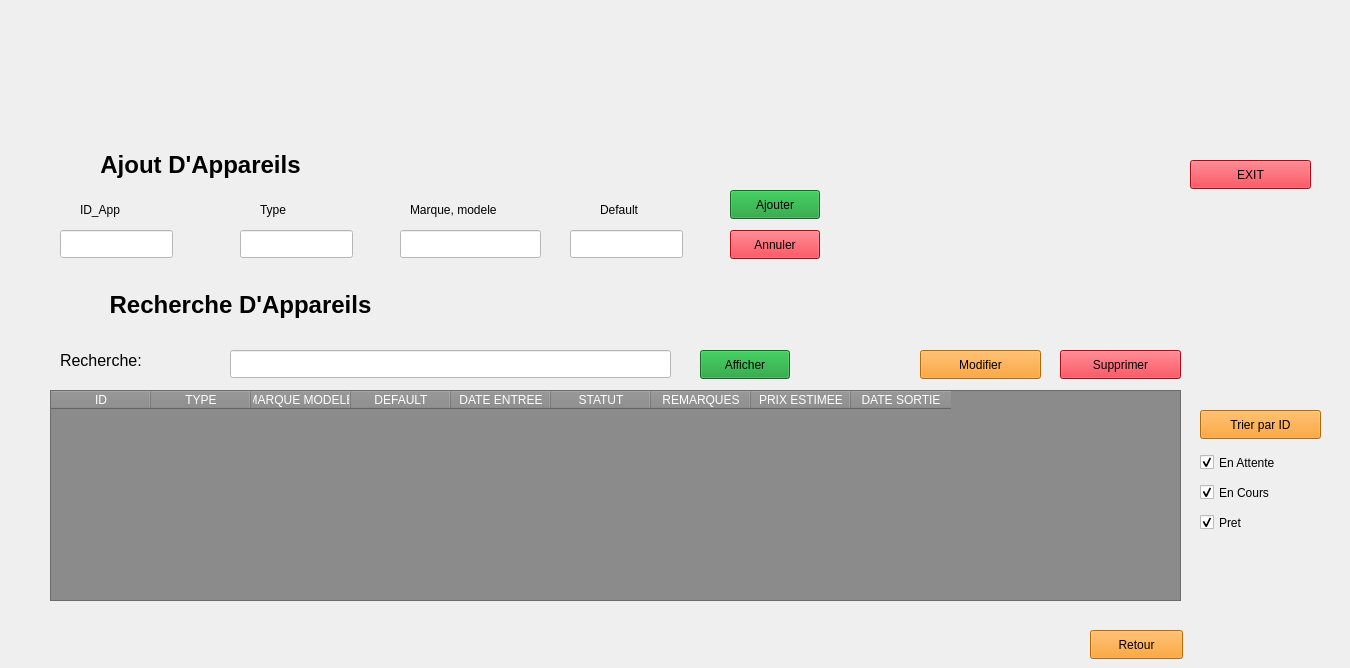
    <widget class="QWidget" name="menu_appareil">
     <widget class="QStackedWidget" name="stackedWidget_5">
      <property name="geometry">
       <rect>
        <x>30</x>
        <y>130</y>
        <width>1311</width>
        <height>471</height>
       </rect>
      </property>
      <property name="currentIndex">
       <number>0</number>
      </property>
      <widget class="QWidget" name="page_33">
       <widget class="QLabel" name="label_120">
        <property name="geometry">
         <rect>
          <x>380</x>
          <y>70</y>
          <width>141</width>
          <height>20</height>
         </rect>
        </property>
        <property name="text">
         <string>Marque, modele</string>
        </property>
       </widget>
       <widget class="QCheckBox" name="checkBox_7">
        <property name="geometry">
         <rect>
          <x>1170</x>
          <y>380</y>
          <width>92</width>
          <height>25</height>
         </rect>
        </property>
        <property name="text">
         <string>Pret</string>
        </property>
        <property name="checked">
         <bool>true</bool>
        </property>
       </widget>
       <widget class="QPushButton" name="pushButton_42">
        <property name="geometry">
         <rect>
          <x>890</x>
          <y>220</y>
          <width>121</width>
          <height>29</height>
         </rect>
        </property>
        <property name="styleSheet">
         <string notr="true">background-color: rgb(253, 145, 4);</string>
        </property>
        <property name="text">
         <string>Modifier</string>
        </property>
       </widget>
       <widget class="QLineEdit" name="type_3">
        <property name="geometry">
         <rect>
          <x>210</x>
          <y>100</y>
          <width>113</width>
          <height>28</height>
         </rect>
        </property>
        <property name="whatsThis">
         <string>&lt;html&gt;&lt;head/&gt;&lt;body&gt;&lt;p&gt;&lt;br/&gt;&lt;/p&gt;&lt;/body&gt;&lt;/html&gt;</string>
        </property>
        <property name="styleSheet">
         <string notr="true">color: rgb(15, 15, 15);
background-color: rgb(255, 255, 255); </string>
        </property>
        <property name="text">
         <string/>
        </property>
       </widget>
       <widget class="QPushButton" name="btnaff_7">
        <property name="geometry">
         <rect>
          <x>700</x>
          <y>60</y>
          <width>90</width>
          <height>29</height>
         </rect>
        </property>
        <property name="styleSheet">
         <string notr="true">background-color: rgb(18, 153, 45);</string>
        </property>
        <property name="text">
         <string>Ajouter</string>
        </property>
       </widget>
       <widget class="QLineEdit" name="mm_3">
        <property name="geometry">
         <rect>
          <x>370</x>
          <y>100</y>
          <width>141</width>
          <height>28</height>
         </rect>
        </property>
        <property name="styleSheet">
         <string notr="true">color: rgb(15, 15, 15);
background-color: rgb(255, 255, 255); </string>
        </property>
       </widget>
       <widget class="QTableWidget" name="tabaff_3">
        <property name="geometry">
         <rect>
          <x>20</x>
          <y>260</y>
          <width>1131</width>
          <height>211</height>
         </rect>
        </property>
        <property name="minimumSize">
         <size>
          <width>1131</width>
          <height>211</height>
         </size>
        </property>
        <property name="styleSheet">
         <string notr="true">background-color:rgb(139, 139, 139);
color :rgb(255, 255, 255);
</string>
        </property>
        <column>
         <property name="text">
          <string>ID</string>
         </property>
         <property name="background">
          <color>
           <red>0</red>
           <green>0</green>
           <blue>0</blue>
          </color>
         </property>
        </column>
        <column>
         <property name="text">
          <string>TYPE</string>
         </property>
         <property name="background">
          <color>
           <red>0</red>
           <green>0</green>
           <blue>0</blue>
          </color>
         </property>
        </column>
        <column>
         <property name="text">
          <string>MARQUE MODELE</string>
         </property>
         <property name="background">
          <color>
           <red>0</red>
           <green>0</green>
           <blue>0</blue>
          </color>
         </property>
        </column>
        <column>
         <property name="text">
          <string>DEFAULT</string>
         </property>
         <property name="background">
          <color>
           <red>0</red>
           <green>0</green>
           <blue>0</blue>
          </color>
         </property>
        </column>
        <column>
         <property name="text">
          <string>DATE ENTREE</string>
         </property>
         <property name="background">
          <color>
           <red>0</red>
           <green>0</green>
           <blue>0</blue>
          </color>
         </property>
        </column>
        <column>
         <property name="text">
          <string>STATUT</string>
         </property>
         <property name="background">
          <color>
           <red>0</red>
           <green>0</green>
           <blue>0</blue>
          </color>
         </property>
        </column>
        <column>
         <property name="text">
          <string>REMARQUES</string>
         </property>
         <property name="background">
          <color>
           <red>0</red>
           <green>0</green>
           <blue>0</blue>
          </color>
         </property>
        </column>
        <column>
         <property name="text">
          <string>PRIX ESTIMEE</string>
         </property>
         <property name="background">
          <color>
           <red>0</red>
           <green>0</green>
           <blue>0</blue>
          </color>
         </property>
        </column>
        <column>
         <property name="text">
          <string>DATE SORTIE</string>
         </property>
         <property name="background">
          <color>
           <red>0</red>
           <green>0</green>
           <blue>0</blue>
          </color>
         </property>
        </column>
       </widget>
       <widget class="QLineEdit" name="ID_3">
        <property name="geometry">
         <rect>
          <x>30</x>
          <y>100</y>
          <width>113</width>
          <height>28</height>
         </rect>
        </property>
        <property name="styleSheet">
         <string notr="true">color: rgb(15, 15, 15);
background-color: rgb(255, 255, 255); </string>
        </property>
        <property name="text">
         <string/>
        </property>
       </widget>
       <widget class="QLabel" name="label_121">
        <property name="geometry">
         <rect>
          <x>30</x>
          <y>220</y>
          <width>131</width>
          <height>20</height>
         </rect>
        </property>
        <property name="styleSheet">
         <string notr="true">font: 12pt </string>
        </property>
        <property name="text">
         <string>Recherche: </string>
        </property>
       </widget>
       <widget class="QLabel" name="label_122">
        <property name="geometry">
         <rect>
          <x>570</x>
          <y>70</y>
          <width>63</width>
          <height>20</height>
         </rect>
        </property>
        <property name="text">
         <string>Default</string>
        </property>
       </widget>
       <widget class="QCheckBox" name="checkBox_8">
        <property name="geometry">
         <rect>
          <x>1170</x>
          <y>350</y>
          <width>101</width>
          <height>25</height>
         </rect>
        </property>
        <property name="text">
         <string>En Cours</string>
        </property>
        <property name="checked">
         <bool>true</bool>
        </property>
       </widget>
       <widget class="QLabel" name="label_123">
        <property name="geometry">
         <rect>
          <x>0</x>
          <y>150</y>
          <width>421</width>
          <height>51</height>
         </rect>
        </property>
        <property name="text">
         <string>&lt;html&gt;&lt;head/&gt;&lt;body&gt;&lt;p align=&quot;center&quot;&gt;&lt;span style=&quot; font-size:18pt; font-weight:700;&quot;&gt;Recherche D'Appareils&lt;/span&gt;&lt;/p&gt;&lt;/body&gt;&lt;/html&gt;</string>
        </property>
       </widget>
       <widget class="QPushButton" name="pushButton_43">
        <property name="geometry">
         <rect>
          <x>1030</x>
          <y>220</y>
          <width>121</width>
          <height>29</height>
         </rect>
        </property>
        <property name="styleSheet">
         <string notr="true">background-color: rgb(253, 7, 27);</string>
        </property>
        <property name="text">
         <string>Supprimer</string>
        </property>
       </widget>
       <widget class="QPushButton" name="btnaff_8">
        <property name="geometry">
         <rect>
          <x>700</x>
          <y>100</y>
          <width>90</width>
          <height>29</height>
         </rect>
        </property>
        <property name="styleSheet">
         <string notr="true">background-color: rgb(253, 7, 27);</string>
        </property>
        <property name="text">
         <string>Annuler</string>
        </property>
       </widget>
       <widget class="QLabel" name="label_124">
        <property name="geometry">
         <rect>
          <x>-30</x>
          <y>10</y>
          <width>401</width>
          <height>51</height>
         </rect>
        </property>
        <property name="text">
         <string>&lt;html&gt;&lt;head/&gt;&lt;body&gt;&lt;p align=&quot;center&quot;&gt;&lt;span style=&quot; font-size:18pt; font-weight:700;&quot;&gt;Ajout D'Appareils&lt;/span&gt;&lt;/p&gt;&lt;/body&gt;&lt;/html&gt;</string>
        </property>
       </widget>
       <widget class="QCheckBox" name="checkBox_9">
        <property name="geometry">
         <rect>
          <x>1170</x>
          <y>320</y>
          <width>111</width>
          <height>25</height>
         </rect>
        </property>
        <property name="text">
         <string>En Attente</string>
        </property>
        <property name="checked">
         <bool>true</bool>
        </property>
       </widget>
       <widget class="QLabel" name="label_125">
        <property name="geometry">
         <rect>
          <x>230</x>
          <y>70</y>
          <width>63</width>
          <height>20</height>
         </rect>
        </property>
        <property name="text">
         <string>Type</string>
        </property>
       </widget>
       <widget class="QLineEdit" name="rech_3">
        <property name="geometry">
         <rect>
          <x>200</x>
          <y>220</y>
          <width>441</width>
          <height>28</height>
         </rect>
        </property>
        <property name="styleSheet">
         <string notr="true">color: rgb(15, 15, 15);
background-color: rgb(255, 255, 255); 
</string>
        </property>
        <property name="text">
         <string/>
        </property>
       </widget>
       <widget class="QPushButton" name="btnaff_9">
        <property name="geometry">
         <rect>
          <x>670</x>
          <y>220</y>
          <width>90</width>
          <height>29</height>
         </rect>
        </property>
        <property name="styleSheet">
         <string notr="true">background-color: rgb(18, 153, 45);</string>
        </property>
        <property name="text">
         <string>Afficher</string>
        </property>
       </widget>
       <widget class="QLabel" name="label_126">
        <property name="geometry">
         <rect>
          <x>1190</x>
          <y>70</y>
          <width>91</width>
          <height>51</height>
         </rect>
        </property>
        <property name="text">
         <string/>
        </property>
        <property name="pixmap">
         <pixmap>../../Desktop/omar/omar/Bureau/projet c++/sc3/logo projet (2).jpg</pixmap>
        </property>
       </widget>
       <widget class="QLabel" name="label_127">
        <property name="geometry">
         <rect>
          <x>50</x>
          <y>70</y>
          <width>63</width>
          <height>20</height>
         </rect>
        </property>
        <property name="text">
         <string>ID_App</string>
        </property>
       </widget>
       <widget class="QLineEdit" name="dflt_3">
        <property name="geometry">
         <rect>
          <x>540</x>
          <y>100</y>
          <width>113</width>
          <height>28</height>
         </rect>
        </property>
        <property name="styleSheet">
         <string notr="true">color: rgb(15, 15, 15);
background-color: rgb(255, 255, 255); </string>
        </property>
       </widget>
       <widget class="QPushButton" name="pushButton_44">
        <property name="geometry">
         <rect>
          <x>1160</x>
          <y>30</y>
          <width>121</width>
          <height>29</height>
         </rect>
        </property>
        <property name="styleSheet">
         <string notr="true">background-color: rgb(253, 7, 27);</string>
        </property>
        <property name="text">
         <string>EXIT</string>
        </property>
       </widget>
       <widget class="QPushButton" name="pushButton_45">
        <property name="geometry">
         <rect>
          <x>1170</x>
          <y>280</y>
          <width>121</width>
          <height>29</height>
         </rect>
        </property>
        <property name="styleSheet">
         <string notr="true">background-color: rgb(253, 145, 4);</string>
        </property>
        <property name="text">
         <string>Trier par ID</string>
        </property>
       </widget>
      </widget>
     </widget>
     <widget class="QPushButton" name="retour_10">
      <property name="geometry">
       <rect>
        <x>1090</x>
        <y>630</y>
        <width>93</width>
        <height>29</height>
       </rect>
      </property>
      <property name="styleSheet">
       <string notr="true">background-color: rgb(253, 145, 4);</string>
      </property>
      <property name="text">
       <string>Retour</string>
      </property>
     </widget>
    </widget>
